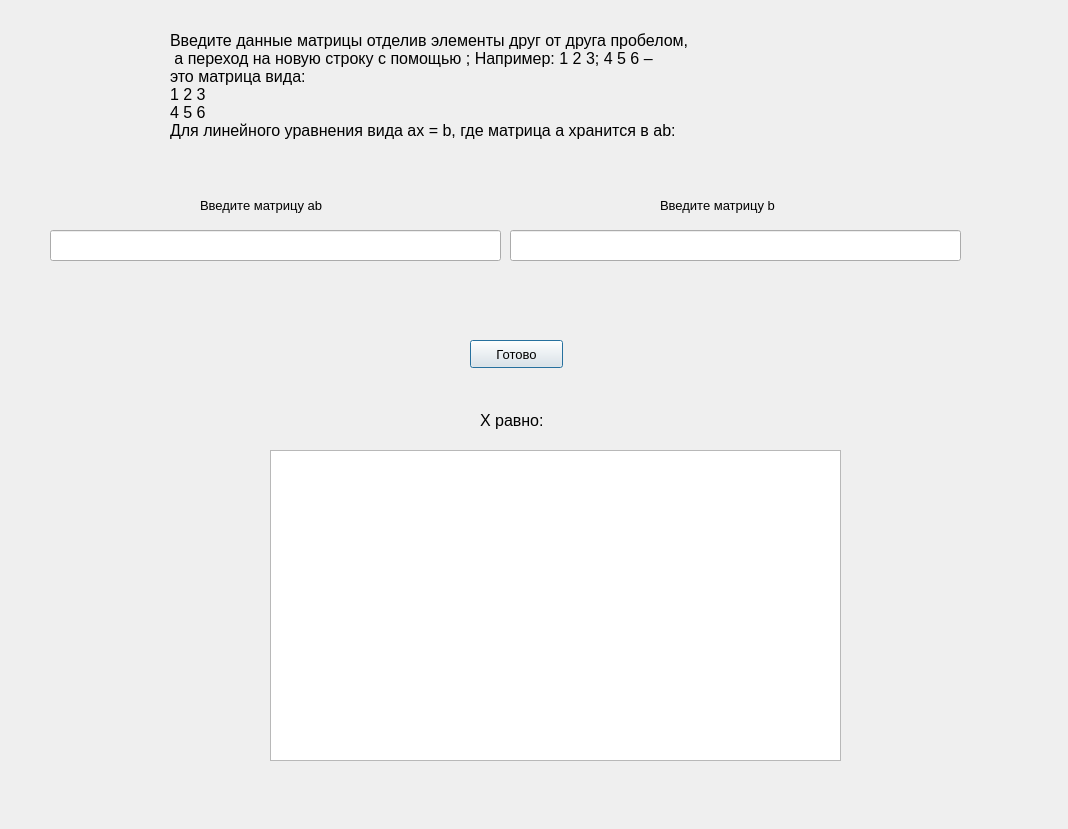
<?xml version="1.0" encoding="UTF-8"?>
<ui version="4.0">
 <class>Dialog</class>
 <widget class="QDialog" name="Dialog">
  <property name="geometry">
   <rect>
    <x>0</x>
    <y>0</y>
    <width>1068</width>
    <height>829</height>
   </rect>
  </property>
  <property name="windowTitle">
   <string>Dialog</string>
  </property>
  <widget class="QPushButton" name="ready">
   <property name="geometry">
    <rect>
     <x>470</x>
     <y>340</y>
     <width>93</width>
     <height>28</height>
    </rect>
   </property>
   <property name="font">
    <font>
     <pointsize>10</pointsize>
    </font>
   </property>
   <property name="text">
    <string>Готово</string>
   </property>
  </widget>
  <widget class="QTableWidget" name="tb1">
   <property name="geometry">
    <rect>
     <x>270</x>
     <y>450</y>
     <width>571</width>
     <height>311</height>
    </rect>
   </property>
  </widget>
  <widget class="QLabel" name="label">
   <property name="geometry">
    <rect>
     <x>170</x>
     <y>10</y>
     <width>641</width>
     <height>151</height>
    </rect>
   </property>
   <property name="font">
    <font>
     <pointsize>12</pointsize>
    </font>
   </property>
   <property name="text">
    <string>Введите данные матрицы отделив элементы друг от друга пробелом,
 а переход на новую строку с помощью ; Например: 1 2 3; 4 5 6 –
это матрица вида:
1 2 3
4 5 6
Для линейного уравнения вида ax = b, где матрица a хранится в ab:</string>
   </property>
  </widget>
  <widget class="QLineEdit" name="line1">
   <property name="geometry">
    <rect>
     <x>50</x>
     <y>230</y>
     <width>451</width>
     <height>31</height>
    </rect>
   </property>
  </widget>
  <widget class="QLabel" name="label_3">
   <property name="geometry">
    <rect>
     <x>200</x>
     <y>190</y>
     <width>161</width>
     <height>31</height>
    </rect>
   </property>
   <property name="font">
    <font>
     <pointsize>10</pointsize>
    </font>
   </property>
   <property name="text">
    <string>Введите матрицу ab</string>
   </property>
  </widget>
  <widget class="QLineEdit" name="line2">
   <property name="geometry">
    <rect>
     <x>510</x>
     <y>230</y>
     <width>451</width>
     <height>31</height>
    </rect>
   </property>
  </widget>
  <widget class="QLabel" name="label_4">
   <property name="geometry">
    <rect>
     <x>660</x>
     <y>190</y>
     <width>161</width>
     <height>31</height>
    </rect>
   </property>
   <property name="font">
    <font>
     <pointsize>10</pointsize>
    </font>
   </property>
   <property name="text">
    <string>Введите матрицу b</string>
   </property>
  </widget>
  <widget class="QLabel" name="label_2">
   <property name="geometry">
    <rect>
     <x>480</x>
     <y>410</y>
     <width>71</width>
     <height>20</height>
    </rect>
   </property>
   <property name="font">
    <font>
     <pointsize>12</pointsize>
    </font>
   </property>
   <property name="text">
    <string>X равно:</string>
   </property>
  </widget>
 </widget>
 <resources/>
 <connections/>
</ui>
